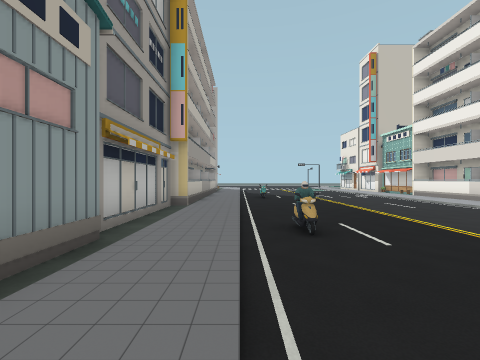
[1] (above)

16 first-person views from a walk through a Unity game level. The camera is 1.5 m above the floor, looks level and sees 90° across. The floor is counted in squares, 2 m on a side. Each view is taken from the middle of a square. On the plan, view 1 faces up. The plan holds only what a view shows up to about 9 squares ahead; the rest is blank. The place goes on beyond the plan. Some animated figures are left out. Some surface patterns are stand-ins.

[2]
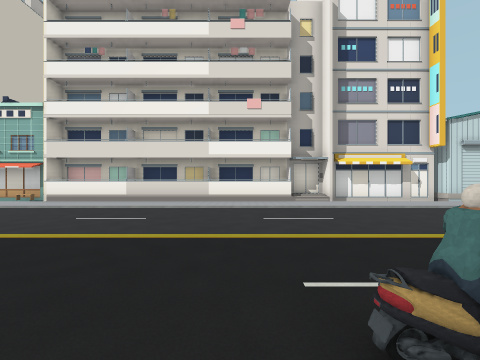

[3]
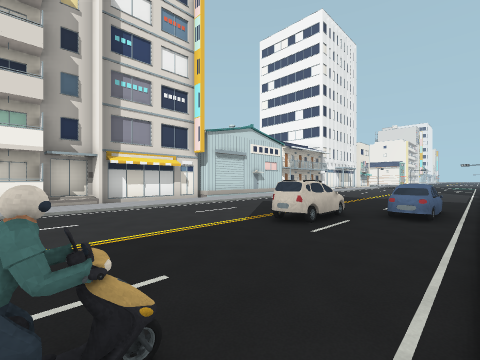

[4]
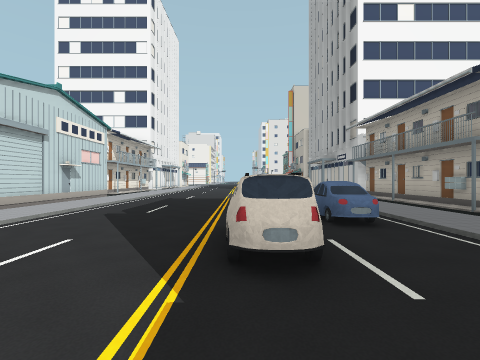

[5]
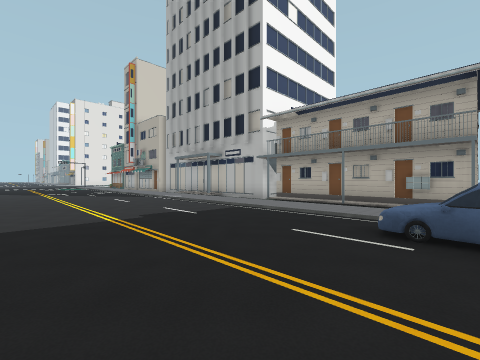

[6]
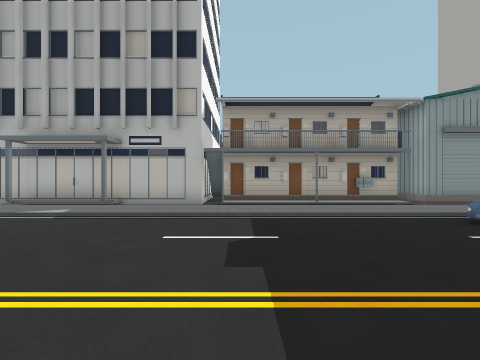

[7]
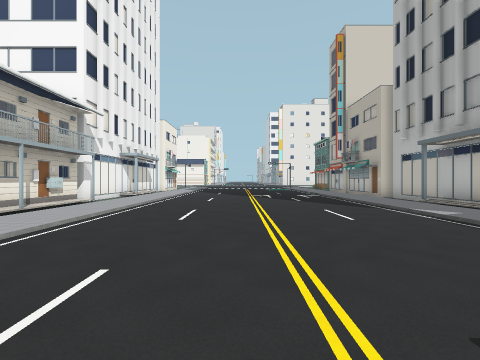

[8]
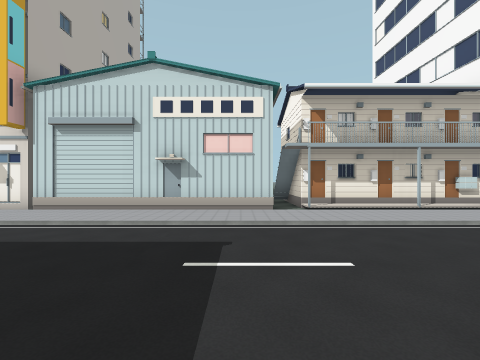

[9]
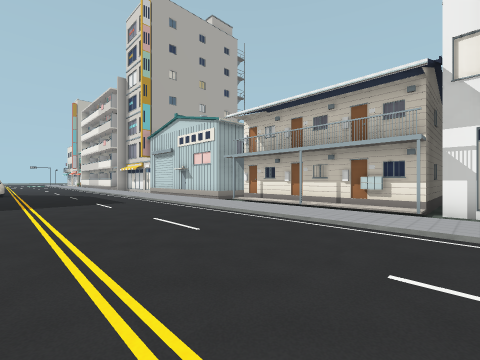

[10]
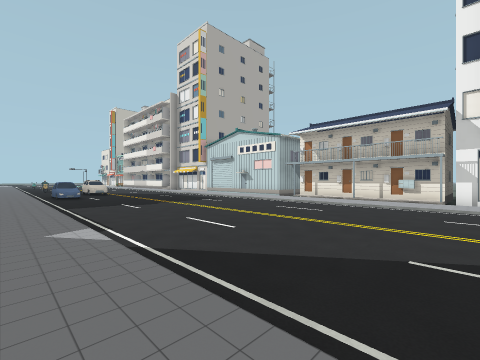

[11]
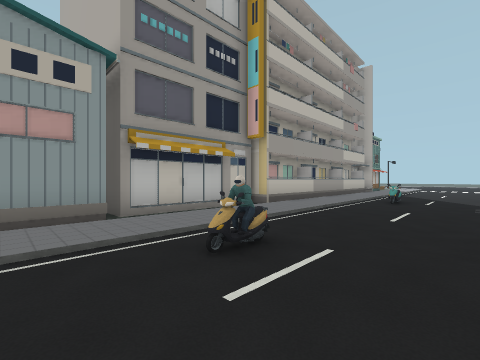

[12]
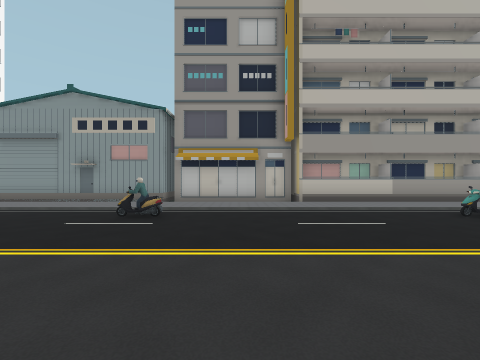

[13]
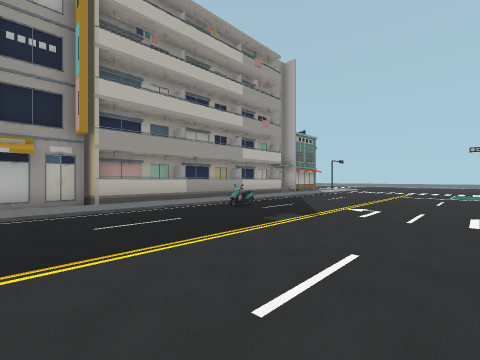

[14]
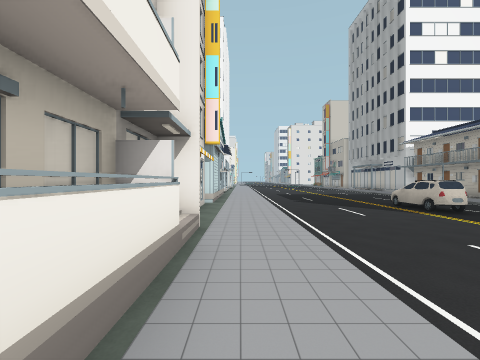

[15]
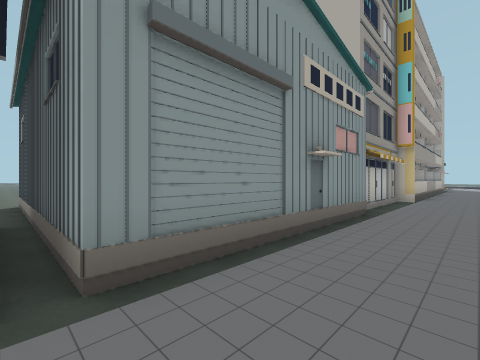

[16]
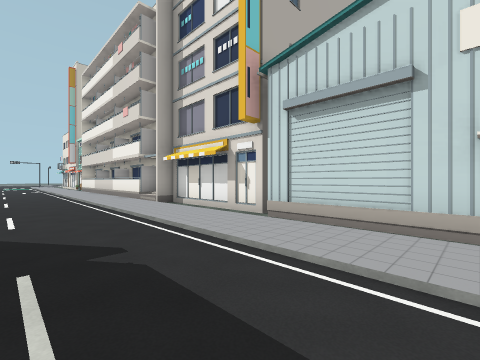

### Floor plan
Key: @ floor where view 1 was taken; # wall or solid block; . main floor; : floor 0.25 m higher than the main floor; / step, stairs or slope; = window, fence, low wall or low ledge; ^ raised ledge; O other object.
Columns run from 10 left of view 1 to 14 right of it. Each row starts with its distance up from view 1.
 12        #^:/....../:#
 11        #^:/#...../:#
 10        #^:/....../:#
  9        #^:/....../:#
  8        ##:/....../:#
  7         ///....../:#
  6         ///....../:#
  5         ///....../:#
  4   OOOOOO///=...../:##
  3        ##:/......///#
  2         #:/....../:##
  1         #:/......///O
  0         #:@..O...///
 -1         #:/..O...///
 -2 #####   #:/O.O...///OOOOO
 -3 .....^^##:/O...../:#
 -4        #/:/O...../:#
 -5        #/:/....../:#
 -6        ^/:/....../:#
 -7        #/:/....../:#
 -8        #/:/....../:#
 -9        O :/....../://
-10        O :/....../:/#
-11        O :/....../:/#
-12        O :/....../:#^
-13        O///....../:#^
-14        O///....../:/#
-15        O.:/....../:/^^^#
-16        O :/....../:.OOOO

Positions as (right, up) in squares from view 1, and headings:
1: (0, 0), facing up
2: (0, 5), facing right
3: (0, 4), facing down-right
4: (3, 2), facing down
5: (5, -3), facing down-left
6: (5, -8), facing left
7: (4, -7), facing down
8: (3, -8), facing right
9: (3, -16), facing up-right
10: (-1, -16), facing up-right
11: (3, 2), facing up-left
12: (6, 6), facing left
13: (6, 6), facing up-left
14: (8, 6), facing down
15: (0, -3), facing up-left
16: (5, -6), facing up-right
